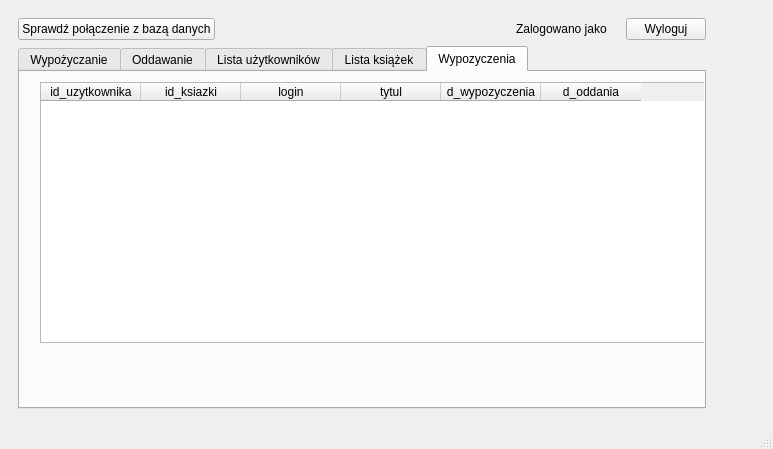
<?xml version="1.0" encoding="UTF-8"?>
<ui version="4.0">
 <class>MainWindow</class>
 <widget class="QMainWindow" name="MainWindow">
  <property name="geometry">
   <rect>
    <x>0</x>
    <y>0</y>
    <width>773</width>
    <height>449</height>
   </rect>
  </property>
  <property name="windowTitle">
   <string>MainWindow</string>
  </property>
  <widget class="QWidget" name="centralwidget">
   <layout class="QFormLayout" name="formLayout_4">
    <item row="0" column="0">
     <widget class="QStackedWidget" name="stackedWidget">
      <property name="currentIndex">
       <number>2</number>
      </property>
      <widget class="QWidget" name="page_3">
       <widget class="QWidget" name="formLayoutWidget">
        <property name="geometry">
         <rect>
          <x>0</x>
          <y>1</y>
          <width>791</width>
          <height>381</height>
         </rect>
        </property>
        <layout class="QFormLayout" name="formLayout_3">
         <item row="0" column="0" colspan="2">
          <layout class="QGridLayout" name="gridLayout_3">
           <item row="3" column="0">
            <widget class="QLabel" name="label_3">
             <property name="text">
              <string>Login</string>
             </property>
             <property name="alignment">
              <set>Qt::AlignRight|Qt::AlignTrailing|Qt::AlignVCenter</set>
             </property>
            </widget>
           </item>
           <item row="4" column="0">
            <widget class="QLabel" name="label_4">
             <property name="text">
              <string>Hasło</string>
             </property>
             <property name="alignment">
              <set>Qt::AlignRight|Qt::AlignTrailing|Qt::AlignVCenter</set>
             </property>
            </widget>
           </item>
           <item row="0" column="2">
            <spacer name="horizontalSpacer_8">
             <property name="orientation">
              <enum>Qt::Horizontal</enum>
             </property>
             <property name="sizeHint" stdset="0">
              <size>
               <width>40</width>
               <height>20</height>
              </size>
             </property>
            </spacer>
           </item>
           <item row="6" column="0">
            <spacer name="verticalSpacer_3">
             <property name="orientation">
              <enum>Qt::Vertical</enum>
             </property>
             <property name="sizeHint" stdset="0">
              <size>
               <width>20</width>
               <height>40</height>
              </size>
             </property>
            </spacer>
           </item>
           <item row="0" column="0">
            <spacer name="verticalSpacer">
             <property name="orientation">
              <enum>Qt::Vertical</enum>
             </property>
             <property name="sizeHint" stdset="0">
              <size>
               <width>20</width>
               <height>40</height>
              </size>
             </property>
            </spacer>
           </item>
           <item row="1" column="1">
            <widget class="QLabel" name="label_2">
             <property name="text">
              <string>Proszę się zalogować</string>
             </property>
             <property name="alignment">
              <set>Qt::AlignBottom|Qt::AlignHCenter</set>
             </property>
            </widget>
           </item>
           <item row="2" column="1">
            <spacer name="horizontalSpacer_3">
             <property name="orientation">
              <enum>Qt::Horizontal</enum>
             </property>
             <property name="sizeHint" stdset="0">
              <size>
               <width>40</width>
               <height>20</height>
              </size>
             </property>
            </spacer>
           </item>
           <item row="1" column="0">
            <spacer name="horizontalSpacer_9">
             <property name="orientation">
              <enum>Qt::Horizontal</enum>
             </property>
             <property name="sizeHint" stdset="0">
              <size>
               <width>40</width>
               <height>20</height>
              </size>
             </property>
            </spacer>
           </item>
           <item row="0" column="1">
            <widget class="QLabel" name="label">
             <property name="font">
              <font>
               <pointsize>18</pointsize>
              </font>
             </property>
             <property name="text">
              <string>Witamy w Bibliotece</string>
             </property>
             <property name="alignment">
              <set>Qt::AlignCenter</set>
             </property>
            </widget>
           </item>
           <item row="2" column="0">
            <spacer name="verticalSpacer_5">
             <property name="orientation">
              <enum>Qt::Vertical</enum>
             </property>
             <property name="sizeHint" stdset="0">
              <size>
               <width>20</width>
               <height>40</height>
              </size>
             </property>
            </spacer>
           </item>
           <item row="1" column="2">
            <spacer name="verticalSpacer_2">
             <property name="orientation">
              <enum>Qt::Vertical</enum>
             </property>
             <property name="sizeHint" stdset="0">
              <size>
               <width>20</width>
               <height>40</height>
              </size>
             </property>
            </spacer>
           </item>
           <item row="5" column="1">
            <widget class="QPushButton" name="pushButton_zaloguj">
             <property name="text">
              <string>Zaloguj</string>
             </property>
            </widget>
           </item>
           <item row="3" column="1">
            <widget class="QLineEdit" name="lineEdit_login"/>
           </item>
           <item row="4" column="1">
            <widget class="QLineEdit" name="lineEdit_haslo">
             <property name="echoMode">
              <enum>QLineEdit::Password</enum>
             </property>
            </widget>
           </item>
           <item row="6" column="2">
            <spacer name="horizontalSpacer">
             <property name="orientation">
              <enum>Qt::Horizontal</enum>
             </property>
             <property name="sizeHint" stdset="0">
              <size>
               <width>40</width>
               <height>20</height>
              </size>
             </property>
            </spacer>
           </item>
           <item row="6" column="1">
            <widget class="QLabel" name="label_5">
             <property name="text">
              <string>Nie masz konta?</string>
             </property>
             <property name="alignment">
              <set>Qt::AlignBottom|Qt::AlignHCenter</set>
             </property>
            </widget>
           </item>
           <item row="7" column="0">
            <spacer name="horizontalSpacer_2">
             <property name="orientation">
              <enum>Qt::Horizontal</enum>
             </property>
             <property name="sizeHint" stdset="0">
              <size>
               <width>40</width>
               <height>20</height>
              </size>
             </property>
            </spacer>
           </item>
           <item row="7" column="1">
            <widget class="QPushButton" name="pushButton_zarejestruj">
             <property name="text">
              <string>Zarejestruj się</string>
             </property>
            </widget>
           </item>
          </layout>
         </item>
        </layout>
       </widget>
      </widget>
      <widget class="QWidget" name="page_4">
       <layout class="QFormLayout" name="formLayout_6">
        <item row="0" column="0" colspan="2">
         <layout class="QFormLayout" name="formLayout_5">
          <item row="0" column="0">
           <widget class="QLabel" name="label_6">
            <property name="text">
             <string>Login</string>
            </property>
           </widget>
          </item>
          <item row="1" column="0">
           <widget class="QLabel" name="label_7">
            <property name="text">
             <string>Hasło</string>
            </property>
           </widget>
          </item>
          <item row="2" column="0">
           <widget class="QLabel" name="label_8">
            <property name="text">
             <string>Imię</string>
            </property>
           </widget>
          </item>
          <item row="3" column="0">
           <widget class="QLabel" name="label_9">
            <property name="text">
             <string>Naswisko</string>
            </property>
           </widget>
          </item>
          <item row="4" column="0">
           <widget class="QLabel" name="label_10">
            <property name="text">
             <string>tel. kontaktowy</string>
            </property>
           </widget>
          </item>
          <item row="5" column="0">
           <widget class="QLabel" name="label_11">
            <property name="text">
             <string>Adres e-mail</string>
            </property>
           </widget>
          </item>
          <item row="6" column="0">
           <widget class="QLabel" name="label_12">
            <property name="text">
             <string>Miasto</string>
            </property>
           </widget>
          </item>
          <item row="7" column="0">
           <widget class="QLabel" name="label_13">
            <property name="text">
             <string>Ulica</string>
            </property>
           </widget>
          </item>
          <item row="8" column="0">
           <widget class="QLabel" name="label_14">
            <property name="text">
             <string>Nr domu/mieszkania</string>
            </property>
           </widget>
          </item>
          <item row="9" column="0">
           <widget class="QLabel" name="label_15">
            <property name="text">
             <string>Kod pocztowy</string>
            </property>
           </widget>
          </item>
          <item row="0" column="1">
           <widget class="QLineEdit" name="lineEdit_login_2"/>
          </item>
          <item row="1" column="1">
           <widget class="QLineEdit" name="lineEdit_haslo_2"/>
          </item>
          <item row="2" column="1">
           <widget class="QLineEdit" name="lineEdit_5"/>
          </item>
          <item row="3" column="1">
           <widget class="QLineEdit" name="lineEdit_6"/>
          </item>
          <item row="4" column="1">
           <widget class="QLineEdit" name="lineEdit_7"/>
          </item>
          <item row="5" column="1">
           <widget class="QLineEdit" name="lineEdit_8"/>
          </item>
          <item row="6" column="1">
           <widget class="QLineEdit" name="lineEdit_9"/>
          </item>
          <item row="7" column="1">
           <widget class="QLineEdit" name="lineEdit_10"/>
          </item>
          <item row="8" column="1">
           <widget class="QLineEdit" name="lineEdit_11"/>
          </item>
          <item row="9" column="1">
           <widget class="QLineEdit" name="lineEdit_12"/>
          </item>
          <item row="10" column="1">
           <widget class="QPushButton" name="pushButton_zaloz">
            <property name="text">
             <string>Załóż konto</string>
            </property>
           </widget>
          </item>
          <item row="10" column="0">
           <widget class="QPushButton" name="pushButton_anuluj">
            <property name="text">
             <string>Anuluj</string>
            </property>
           </widget>
          </item>
         </layout>
        </item>
       </layout>
      </widget>
      <widget class="QWidget" name="page_5">
       <layout class="QGridLayout" name="gridLayout_4">
        <item row="0" column="0">
         <layout class="QGridLayout" name="gridLayout_5">
          <item row="0" column="0">
           <widget class="QPushButton" name="pushButton_sprawdz">
            <property name="text">
             <string>Sprawdź połączenie z bazą danych</string>
            </property>
           </widget>
          </item>
          <item row="0" column="2">
           <widget class="QLabel" name="label_16">
            <property name="text">
             <string>Zalogowano jako</string>
            </property>
           </widget>
          </item>
          <item row="0" column="1">
           <spacer name="horizontalSpacer_4">
            <property name="orientation">
             <enum>Qt::Horizontal</enum>
            </property>
            <property name="sizeHint" stdset="0">
             <size>
              <width>289</width>
              <height>20</height>
             </size>
            </property>
           </spacer>
          </item>
          <item row="0" column="4">
           <widget class="QPushButton" name="pushButton_wyloguj">
            <property name="text">
             <string>Wyloguj</string>
            </property>
           </widget>
          </item>
          <item row="0" column="3">
           <widget class="QLabel" name="label_17">
            <property name="text">
             <string/>
            </property>
           </widget>
          </item>
          <item row="1" column="0" colspan="5">
           <widget class="QTabWidget" name="tabWidget">
            <property name="currentIndex">
             <number>4</number>
            </property>
            <widget class="QWidget" name="wypozyczenie">
             <attribute name="title">
              <string>Wypożyczanie</string>
             </attribute>
             <widget class="QListWidget" name="listWidget">
              <property name="geometry">
               <rect>
                <x>10</x>
                <y>10</y>
                <width>256</width>
                <height>192</height>
               </rect>
              </property>
             </widget>
            </widget>
            <widget class="QWidget" name="oddawanie">
             <attribute name="title">
              <string>Oddawanie</string>
             </attribute>
            </widget>
            <widget class="QWidget" name="uzytkownicy">
             <attribute name="title">
              <string>Lista użytkowników</string>
             </attribute>
             <widget class="QTableWidget" name="tableWidget_uzytkownicy">
              <property name="geometry">
               <rect>
                <x>10</x>
                <y>10</y>
                <width>551</width>
                <height>271</height>
               </rect>
              </property>
              <column>
               <property name="text">
                <string>ID</string>
               </property>
              </column>
              <column>
               <property name="text">
                <string>Login</string>
               </property>
              </column>
              <column>
               <property name="text">
                <string>Liczba wypozyczonych</string>
               </property>
              </column>
             </widget>
            </widget>
            <widget class="QWidget" name="ksiazki">
             <attribute name="title">
              <string>Lista książek</string>
             </attribute>
             <widget class="QTableWidget" name="tableWidget_ksiazki">
              <property name="geometry">
               <rect>
                <x>0</x>
                <y>0</y>
                <width>531</width>
                <height>251</height>
               </rect>
              </property>
              <column>
               <property name="text">
                <string>Tytuł</string>
               </property>
              </column>
              <column>
               <property name="text">
                <string>Autor</string>
               </property>
              </column>
              <column>
               <property name="text">
                <string>Gatunek</string>
               </property>
              </column>
              <column>
               <property name="text">
                <string>Liczba stron</string>
               </property>
              </column>
             </widget>
            </widget>
            <widget class="QWidget" name="wypozyczenia">
             <attribute name="title">
              <string>Wypozyczenia</string>
             </attribute>
             <widget class="QTableWidget" name="tableWidget_wypozyczenia">
              <property name="geometry">
               <rect>
                <x>20</x>
                <y>10</y>
                <width>681</width>
                <height>261</height>
               </rect>
              </property>
              <column>
               <property name="text">
                <string>id_uzytkownika</string>
               </property>
              </column>
              <column>
               <property name="text">
                <string>id_ksiazki</string>
               </property>
              </column>
              <column>
               <property name="text">
                <string>login</string>
               </property>
              </column>
              <column>
               <property name="text">
                <string>tytul</string>
               </property>
              </column>
              <column>
               <property name="text">
                <string>d_wypozyczenia</string>
               </property>
              </column>
              <column>
               <property name="text">
                <string>d_oddania</string>
               </property>
              </column>
             </widget>
            </widget>
           </widget>
          </item>
         </layout>
        </item>
       </layout>
      </widget>
     </widget>
    </item>
   </layout>
  </widget>
  <widget class="QMenuBar" name="menubar">
   <property name="geometry">
    <rect>
     <x>0</x>
     <y>0</y>
     <width>773</width>
     <height>26</height>
    </rect>
   </property>
  </widget>
  <widget class="QStatusBar" name="statusbar"/>
 </widget>
 <resources/>
 <connections/>
</ui>
